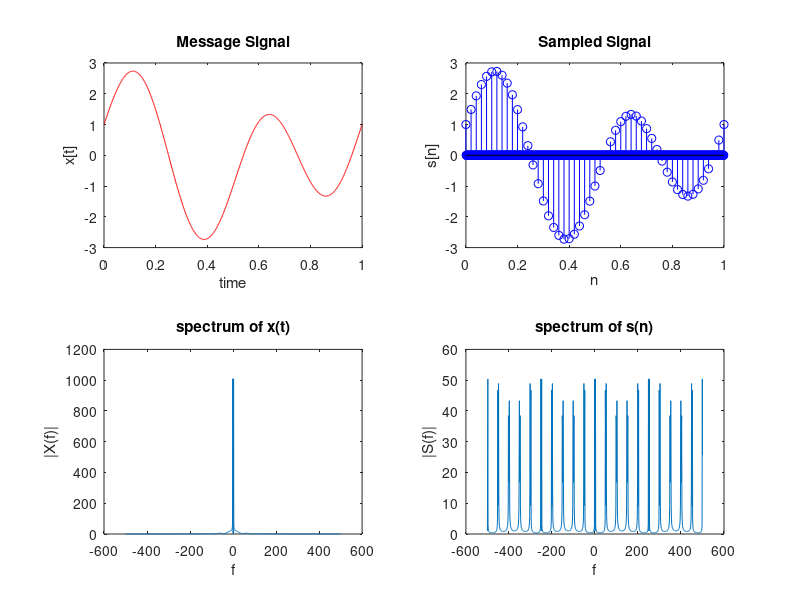
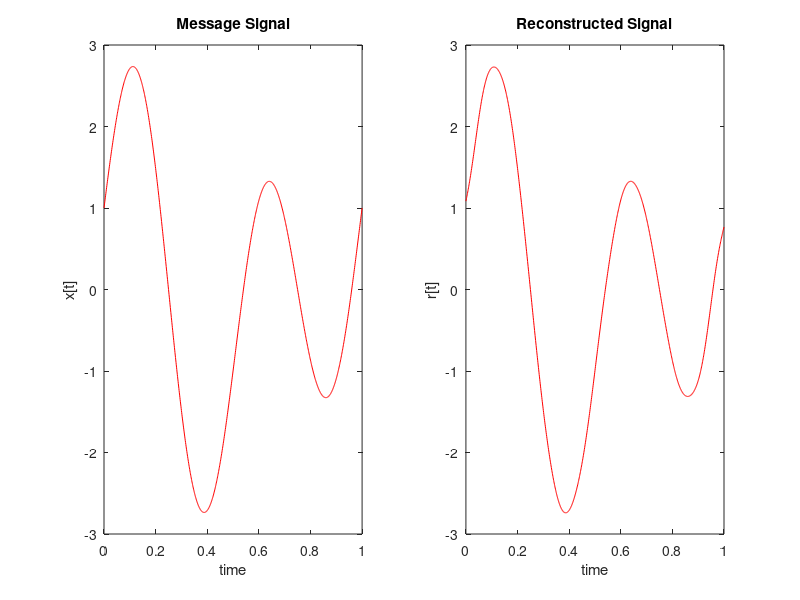

Here is the MATLAB script that generated these plots, in order:
tr=0.001;
ts=0.02;
t=[0:tr:1];
N=ts/tr;
%x[t] signal
x=zeros(1,length(t));

x=cos(2*pi*t)+2.*sin(4*pi*t);
subplot(2,2,1);
plot(t,x,'r');
title('Message Signal');
xlabel('time');
ylabel('x[t]');

%Sampling 

n=[0:N:1];
g=zeros(1,length(t));
g(1:N:end)=1;
s=x.*g;
subplot(2,2,2);
stem(t,s,'b');
title('Sampled Signal');
xlabel('n');
ylabel('s[n]');

%Spectrum

%To get spectrum
Nfft=(length(t));
Nfft=2^(ceil(log2(Nfft)));
f=linspace(-1/(2.*tr),1/(2.*tr),Nfft);
%Dft of Message Signal
X=fft(x,Nfft);
X=fftshift(X);
%Dft of Sampled Signal
S=fft(s,Nfft);
S=fftshift(S);


subplot(2,2,3);
plot(f,abs(X));
title("spectrum of x(t)");
xlabel('f');
ylabel('|X(f)|');

subplot(2,2,4);
plot(f,abs(S));
title("spectrum of s(n)");
xlabel('f');
ylabel('|S(f)|');

%low pass filter
bw=10;
lp=zeros(1,Nfft);
lp(Nfft/2-bw:Nfft/2+bw)=1;

%reconstruction
R=N*lp.*S;
r=ifft(fftshift(R));
r=r(1:length(x));

figure(2);
subplot(1,2,1);
plot(t,x,'r');
title('Message Signal');
xlabel('time');
ylabel('x[t]');

subplot(1,2,2);
plot(t,r,'r');
title('Reconstructed Signal');
xlabel('time');
ylabel('r[t]');



